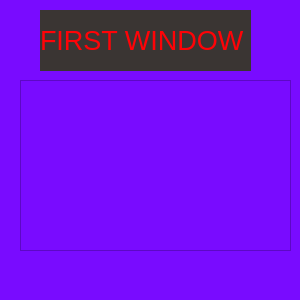
<?xml version="1.0" encoding="UTF-8"?>
<ui version="4.0">
 <class>MainWindow</class>
 <widget class="QMainWindow" name="MainWindow">
  <property name="geometry">
   <rect>
    <x>0</x>
    <y>0</y>
    <width>300</width>
    <height>300</height>
   </rect>
  </property>
  <property name="windowTitle">
   <string>MainWindow</string>
  </property>
  <property name="styleSheet">
   <string notr="true">background-color: rgb(121, 11, 255);</string>
  </property>
  <widget class="QWidget" name="centralwidget">
   <widget class="QLabel" name="label">
    <property name="geometry">
     <rect>
      <x>40</x>
      <y>10</y>
      <width>211</width>
      <height>61</height>
     </rect>
    </property>
    <property name="styleSheet">
     <string notr="true">color: rgb(255, 3, 7);
font:  &quot;Snap ITC&quot;;
font: 20pt;
background-color: rgb(58, 53, 51);</string>
    </property>
    <property name="text">
     <string>FIRST WINDOW</string>
    </property>
   </widget>
   <widget class="QFrame" name="frame">
    <property name="geometry">
     <rect>
      <x>20</x>
      <y>80</y>
      <width>271</width>
      <height>171</height>
     </rect>
    </property>
    <property name="styleSheet">
     <string notr="true">border-image: url(:/icon/hani-jamal-dark-variados-ce-3840x2400.jpg);</string>
    </property>
    <property name="frameShape">
     <enum>QFrame::StyledPanel</enum>
    </property>
    <property name="frameShadow">
     <enum>QFrame::Raised</enum>
    </property>
   </widget>
  </widget>
  <widget class="QMenuBar" name="menubar">
   <property name="geometry">
    <rect>
     <x>0</x>
     <y>0</y>
     <width>300</width>
     <height>21</height>
    </rect>
   </property>
  </widget>
  <widget class="QStatusBar" name="statusbar"/>
 </widget>
 <resources>
  <include location="icon.qrc"/>
 </resources>
 <connections/>
</ui>
